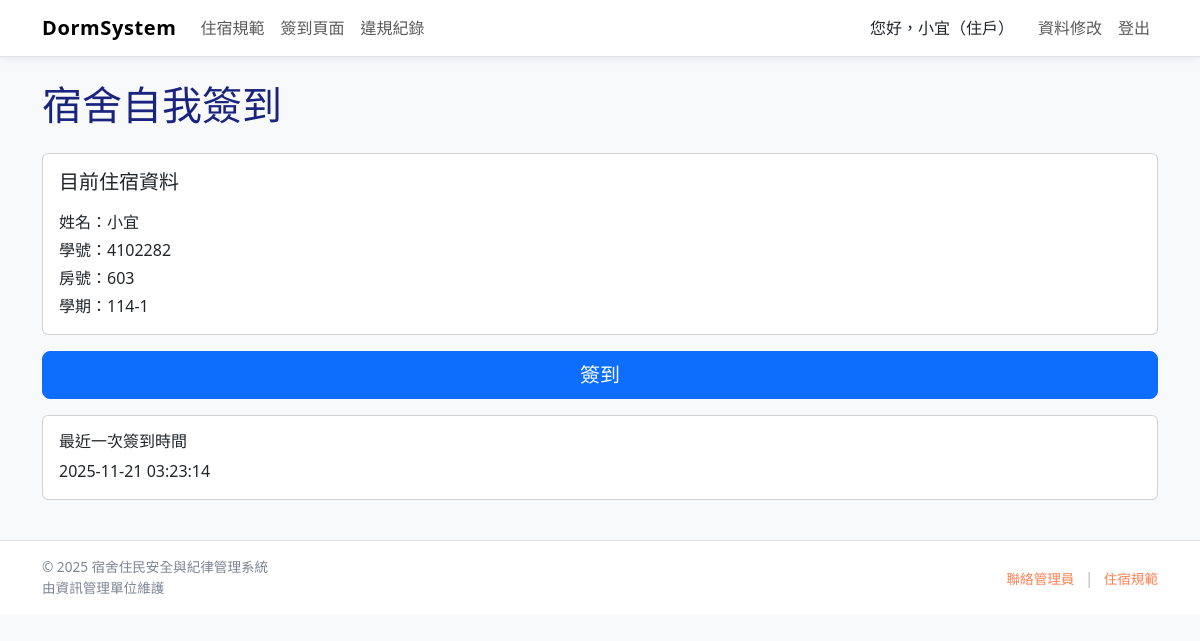
The page /checkin_self.php (signed in) on the database as committed earlier.
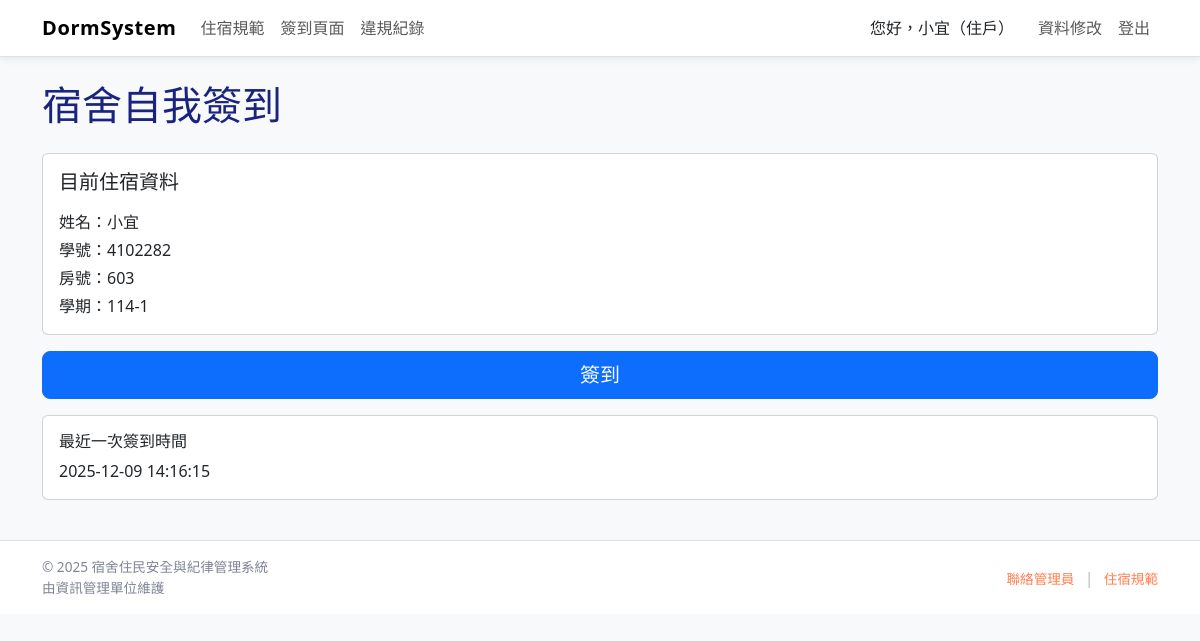
The same page on the database as committed later.
### tables this page shows
CREATE TABLE `household` (
  `id` int(10) UNSIGNED NOT NULL COMMENT '住宿流水號（主鍵）',
  `StID` varchar(20) NOT NULL COMMENT '學號（FK → users.account）',
  `semester` char(9) NOT NULL COMMENT '學期，如 114-1',
  `name` varchar(50) NOT NULL COMMENT '姓名（從 users 快取）',
  `gender` char(1) NOT NULL COMMENT '性別',
  `number` int(11) NOT NULL COMMENT '房號',
  `stphone` varchar(20) DEFAULT NULL COMMENT '學生電話',
  `Contact` varchar(50) DEFAULT NULL COMMENT '緊急聯絡人',
  `relation` varchar(10) DEFAULT NULL COMMENT '關係',
  `rephone` varchar(20) DEFAULT NULL COMMENT '緊急電話',
  `check_in_at` datetime NOT NULL DEFAULT current_timestamp() COMMENT '入住時間',
  `check_out_at` datetime DEFAULT NULL COMMENT '退宿時間（NULL 表示尚未退宿）'
);

CREATE TABLE `sign_in` (
  `id` int(10) UNSIGNED NOT NULL COMMENT '簽到紀錄編號',
  `household_id` int(10) UNSIGNED NOT NULL COMMENT 'FK → household.id',
  `StID` varchar(20) NOT NULL COMMENT '學號',
  `time` datetime NOT NULL DEFAULT current_timestamp() COMMENT '簽到時間',
  `method` enum('舍監登記','住戶登記') NOT NULL COMMENT '簽到方式'
);

### includes/auth.php (called while the page is built, shortened)
<?php
require_once __DIR__ . '/functions.php';
function current_user(): ?array {
    return $_SESSION['user'] ?? null;
}
function user_identity(): ?string {
    $u = current_user();
    return $u['identity'] ?? null;
}
function role_text(?string $id): string {
    $map = [
        '管理員' => '管理員',
        '舍監'   => '舍監',
        '住戶'   => '住戶',
    ];
    return $map[$id] ?? $id;
}

### includes/functions.php (called while the page is built, shortened)
<?php
function h(string $s): string {
    return htmlspecialchars($s, ENT_QUOTES, 'UTF-8');
}

### checkin_self.php (the view, shortened to what this page needs)
<?php
require_once "includes/auth.php";
require_once "includes/db.php";
$StID = $_SESSION['user']['account'] ?? null;
$message = "";
$last_checkin_time = null;
$sql = "SELECT * FROM household
        WHERE StID = ?
        ORDER BY id DESC
        LIMIT 1";
$stmt = $conn->prepare($sql);
$stmt->bind_param("s", $StID);
$stmt->execute();
$result = $stmt->get_result();
$household = $result->fetch_assoc();
if (!$household) {
    $message = "找不到你的住宿資料";
} else {
    $sql_last = "SELECT time
                 FROM sign_in
                 WHERE household_id = ?
                 ORDER BY time DESC
                 LIMIT 1";
    $stmt = $conn->prepare($sql_last);
    $stmt->bind_param("i", $household['id']);
    $stmt->execute();
    $result_last = $stmt->get_result();
    if ($row_last = $result_last->fetch_assoc()) {
        $last_checkin_time = $row_last['time'];
    }
}
?>
<!DOCTYPE html>
<html lang="zh-Hant">
<head>
    <link href="https://cdn.jsdelivr.net/npm/bootstrap@5.3.3/dist/css/bootstrap.min.css" rel="stylesheet">
    <link href="assets/css/main.css" rel="stylesheet">
</head>
<body class="bg-light">
<?php include "includes/navbar.php"; ?>
<main class="container py-4">
    <h1 class="mb-4">宿舍自我簽到</h1>
    <?php if (!$household): ?>
        <div class="alert alert-danger">
            <?= htmlspecialchars($message) ?>
        </div>
    <?php else: ?>
        <div class="card mb-3">
            <div class="card-body">
                <h5 class="card-title mb-3">目前住宿資料</h5>
                <p class="mb-1">姓名：<?= htmlspecialchars($household['name']) ?></p>
                <p class="mb-1">學號：<?= htmlspecialchars($household['StID']) ?></p>
                <p class="mb-1">房號：<?= htmlspecialchars($household['number']) ?></p>
                <p class="mb-0">學期：<?= htmlspecialchars($household['semester']) ?></p>
            </div>
        </div>
        <form method="post" class="mb-3">
            <button type="submit" class="btn btn-primary btn-lg w-100">
                簽到
            </button>
        </form>
        <div class="card">
            <div class="card-body">
                <h6 class="card-title mb-2">最近一次簽到時間</h6>
                <p class="mb-0">
                    <?php if ($last_checkin_time): ?>
                        <?= htmlspecialchars($last_checkin_time) ?>
                    <?php else: ?>
                        尚未有簽到紀錄
                    <?php endif; ?>
                </p>
            </div>
        </div>
    <?php endif; ?>
</main>
<?php include "includes/footer.php"; ?>
</body>
</html>

### includes/navbar.php (shortened to what this page needs)
<?php
require_once __DIR__ . '/auth.php';
require_once __DIR__ . '/functions.php';
$me       = current_user();
$identity = user_identity();
$roleText = role_text($identity);
?>
<header class="site-header">
    <nav class="navbar navbar-expand-lg navbar-light bg-white border-bottom site-nav">
        <div class="container">
            <a class="navbar-brand nav-brand-text" href="<?= BASE_URL ?>/index.php">
                DormSystem
            </a>
            <div class="collapse navbar-collapse" id="mainNav">
                <ul class="navbar-nav me-auto">
                    <li class="nav-item">
                        <a class="nav-link" href="<?= BASE_URL ?>/rules.php">住宿規範</a>
                    </li>
                    <li class="nav-item">
                        <a class="nav-link" href="<?= BASE_URL ?>/checkin_self.php">簽到頁面</a>
                    </li>
                    <li class="nav-item">
                        <a class="nav-link" href="<?= BASE_URL ?>/violation.php">違規紀錄</a>
                    </li>
                </ul>
                <ul class="navbar-nav d-flex align-items-center">
                    <?php if ($me): ?>
                        <li class="nav-item d-flex align-items-center">
                            <span class="navbar-text text-dark me-3">
                                您好，<?= h($me['name']) ?>（<?= h($roleText) ?>）
                            </span>
                        </li>
                        <li class="nav-item">
                            <a class="nav-link" href="<?= BASE_URL ?>/profile.php">資料修改</a>
                        </li>
                        <li class="nav-item">
                            <a class="nav-link" href="<?= BASE_URL ?>/logout.php">登出</a>
                        </li>
                    <?php else: ?>
                        <li class="nav-item">
                            <a class="btn btn-main" href="<?= BASE_URL ?>/login.php">登入系統</a>
                        </li>
                    <?php endif; ?>
                </ul>
            </div>
        </div>
    </nav>
</header>

### includes/footer.php
<footer class="site-footer">
    <div class="container footer-inner">
        <div class="footer-left">
            <p class="footer-text">
                © <?php echo date('Y'); ?> 宿舍住民安全與紀律管理系統
            </p>
            <p class="footer-text">
                由資訊管理單位維護
            </p>
        </div>
        <div class="footer-right">
            <a href="contact.php" class="footer-link">聯絡管理員</a>
            <span class="footer-divider">|</span>
            <a href="rules.php" class="footer-link">住宿規範</a>
        </div>
    </div>
</footer>

### assets/CSS/main.css (style rules this page uses)
body { background-color: #f8f8f8; color: #1a237e; margin: 0; }
.site-nav { box-shadow: 0 2px 8px rgba(0, 0, 0, 0.08); }
.nav-brand-text { font-weight: 700; letter-spacing: 0.03em; }
.site-footer { border-top: 1px solid #e0e0e0; background-color: #ffffff; padding: 16px 0; margin-top: 16px; }
.footer-inner { display: flex; flex-wrap: wrap; justify-content: space-between; gap: 8px; align-items: center; }
.footer-text { margin: 0; font-size: 0.85rem; color: #7f8595; }
.footer-link { font-size: 0.85rem; color: #ff7f50; text-decoration: none; }
.footer-divider { margin-inline: 6px; color: #bbb; }

Rows that differ between the two databases and show on the page:
no longer on this page (row unchanged): sign_in: time "2025-11-21 03:23:14"
added sign_in: time "2025-12-09 14:16:15"
